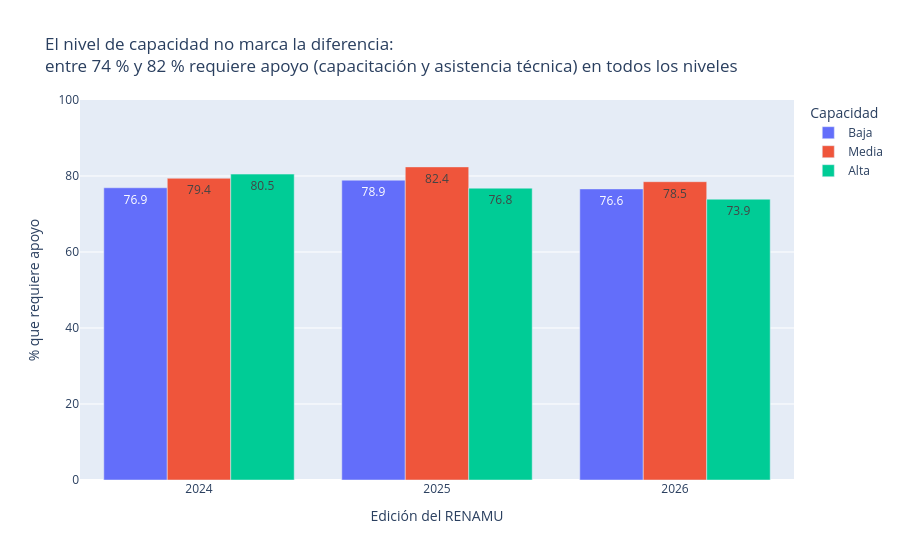

Notebook code cell kept with this figure:
### Markdown cell above
### Hallazgo 2: el nivel de capacidad no marca la diferencia

En todos los niveles de capacidad y en los tres años, entre 74 % y 82 % de las municipalidades requiere capacitación o asistencia técnica. Las diferencias son pequeñas y no siguen un patrón: en 2024, las municipalidades de capacidad alta fueron las que más lo requirieron (80,5 %), y en 2026 fueron las que menos (73,9 %).

El resultado se mantiene al analizar cada componente por separado: tener o no conexión fija, suficientes computadoras o mayoría de personal estable cambia la necesidad en menos de 3 puntos. Por tanto, la hipótesis planteada no se confirma.

### Code cell
# % que requiere (capacitación y asistencia técnica) según nivel de capacidad y año
por_nivel = (renamu.groupby(["anio", "nivel_capacidad"])["requiere_alguna"].mean() * 100).round(1).reset_index()
por_nivel["anio"] = por_nivel["anio"].astype(str)

fig = px.bar(por_nivel, x="anio", y="requiere_alguna", color="nivel_capacidad", barmode="group", text_auto=True,
             category_orders={"nivel_capacidad": ["Baja", "Media", "Alta"]},
             labels={"anio": "Edición del RENAMU", "requiere_alguna": "% que requiere apoyo", "nivel_capacidad": "Capacidad"},
             title="El nivel de capacidad no marca la diferencia:<br>entre 74 % y 82 % requiere apoyo (capacitación y asistencia técnica) en todos los niveles")
fig.update_yaxes(range=[0, 100])
fig.show()

### Figure 1 — Plotly figure (JSON) as saved in the notebook; plotly's stock layout.template omitted (floating-point values rounded to 4 significant figures)
{"data": [{"alignmentgroup": "True", "hovertemplate": "Capacidad=Baja<br>Edición del RENAMU=%{x}<br>% que requiere apoyo=%{y}<extra></extra>", "legendgroup": "Baja", "marker": {"color": "#636efa", "pattern": {"shape": ""}}, "name": "Baja", "offsetgroup": "Baja", "orientation": "v", "showlegend": true, "textposition": "auto", "texttemplate": "%{y}", "type": "bar", "x": ["2024", "2025", "2026"], "xaxis": "x", "y": [76.9, 78.9, 76.6], "yaxis": "y"}, {"alignmentgroup": "True", "hovertemplate": "Capacidad=Media<br>Edición del RENAMU=%{x}<br>% que requiere apoyo=%{y}<extra></extra>", "legendgroup": "Media", "marker": {"color": "#EF553B", "pattern": {"shape": ""}}, "name": "Media", "offsetgroup": "Media", "orientation": "v", "showlegend": true, "textposition": "auto", "texttemplate": "%{y}", "type": "bar", "x": ["2024", "2025", "2026"], "xaxis": "x", "y": [79.4, 82.4, 78.5], "yaxis": "y"}, {"alignmentgroup": "True", "hovertemplate": "Capacidad=Alta<br>Edición del RENAMU=%{x}<br>% que requiere apoyo=%{y}<extra></extra>", "legendgroup": "Alta", "marker": {"color": "#00cc96", "pattern": {"shape": ""}}, "name": "Alta", "offsetgroup": "Alta", "orientation": "v", "showlegend": true, "textposition": "auto", "texttemplate": "%{y}", "type": "bar", "x": ["2024", "2025", "2026"], "xaxis": "x", "y": [80.5, 76.8, 73.9], "yaxis": "y"}], "layout": {"barmode": "group", "legend": {"title": {"text": "Capacidad"}, "tracegroupgap": 0}, "title": {"text": "El nivel de capacidad no marca la diferencia:<br>entre 74 % y 82 % requiere apoyo (capacitación y asistencia técnica) en todos los niveles"}, "xaxis": {"anchor": "y", "domain": [0, 1], "title": {"text": "Edición del RENAMU"}}, "yaxis": {"anchor": "x", "domain": [0, 1], "range": [0, 100], "title": {"text": "% que requiere apoyo"}}}}
